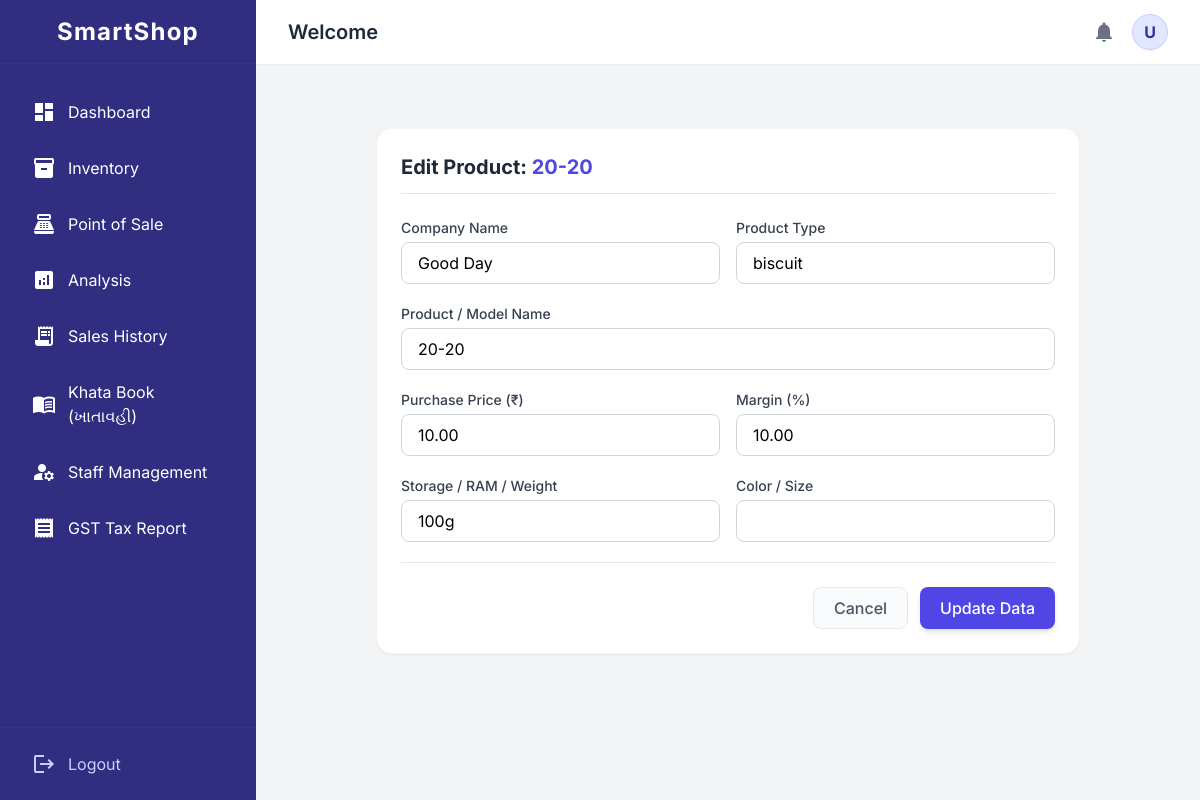
The page /edit/16/ (signed in) on the database its author committed.
### Account/models.py (models this page shows, shortened)
class ShopUser(AbstractUser):
    BUSINESS_CHOICES = [
        ('General', 'General Store / Hardware'),
        ('Food', 'Food / Pharmacy / FMCG'),
        ('Electronics', 'Electronics / Mobile / IT'),
        ('Apparel', 'Apparel / Footwear'),
    ]
    shop_name = models.CharField(max_length=150)
    contact_no = models.CharField(max_length=15)
    business_type = models.CharField(max_length=50, choices=BUSINESS_CHOICES, default='General')
    street = models.CharField(max_length=150, blank=True)
    city = models.CharField(max_length=100, blank=True)
    state = models.CharField(max_length=100, blank=True)
    pin_code = models.CharField(max_length=10, blank=True)
    is_shop_staff = models.BooleanField(default=False, help_text="ટીક કરો જો આ એકાઉન્ટ દુકાનના સ્ટાફ/વર્કરનું હોય")
    parent_shop = models.ForeignKey(
        'self',
        on_delete=models.CASCADE,
        null=True,
        blank=True,
        related_name='staff_members',
        help_text="જો આ સ્ટાફ હોય, તો તેના મુખ્ય માલિક (Owner) કયા છે?"
    )
    @property
    def get_shop(self):
        return self.parent_shop if self.is_shop_staff else self

### Inventory/models.py (models this page shows, shortened)
class Product(models.Model):
    shop = models.ForeignKey(ShopUser, on_delete=models.CASCADE, related_name='products')
    category = models.ForeignKey(Category, on_delete=models.PROTECT)
    company_name = models.CharField(max_length=150, blank=True, null=True)
    product_type = models.CharField(max_length=150, blank=True, null=True)
    name = models.CharField(max_length=200)
    weight = models.CharField(max_length=50, blank=True, null=True)
    size = models.CharField(max_length=50, blank=True, null=True)
    storage = models.CharField(max_length=50, blank=True, null=True)
    color = models.CharField(max_length=50, blank=True, null=True)
    serial_number = models.CharField(max_length=100, blank=True, null=True)
    company_barcode = models.CharField(max_length=100, blank=True, null=True, help_text="કંપનીનો EAN/UPC બારકોડ")
    expiry_date = models.DateField(null=True, blank=True)
    purchase_price = models.DecimalField(max_digits=10, decimal_places=2)
    margin_percentage = models.DecimalField(max_digits=5, decimal_places=2)
    class Meta:
        unique_together = ('shop', 'serial_number')

### Inventory/views.py (the view, shortened to what this page needs)
# urls.py: path('edit/<int:product_id>/', views.edit_product, name='edit_product'),
@login_required
def edit_product(request, product_id):
    shop_owner = request.user.get_shop
    product = get_object_or_404(Product, id=product_id, shop=shop_owner)
    return render(request, 'edit_product.html', {'product': product})

### Templates/edit_product.html (shortened to what this page needs)
{% extends 'base.html' %}
{% block content %}
<div class="p-4 md:p-8 max-w-3xl mx-auto">
    <div class="bg-white rounded-2xl shadow-sm border border-gray-100 p-6">
        <h2 class="text-xl font-bold text-gray-800 mb-6 border-b pb-3">Edit Product: <span class="text-indigo-600">{{ product.name }}</span></h2>
        <form action="{% url 'edit_product' product.id %}" method="POST" class="space-y-5">
            <div class="grid grid-cols-2 gap-4">
                <div>
                    <label class="block text-sm font-medium text-gray-700 mb-1">Company Name</label>
                    <input type="text" name="company_name" value="{{ product.company_name }}" required class="w-full px-4 py-2 border border-gray-300 rounded-lg focus:ring-2 focus:ring-indigo-500 outline-none">
                </div>
                <div>
                    <label class="block text-sm font-medium text-gray-700 mb-1">Product Type</label>
                    <input type="text" name="product_type" value="{{ product.product_type }}" required class="w-full px-4 py-2 border border-gray-300 rounded-lg focus:ring-2 focus:ring-indigo-500 outline-none">
                </div>
            </div>
            <div>
                <label class="block text-sm font-medium text-gray-700 mb-1">Product / Model Name</label>
                <input type="text" name="name" value="{{ product.name }}" required class="w-full px-4 py-2 border border-gray-300 rounded-lg focus:ring-2 focus:ring-indigo-500 outline-none">
            </div>
            <div class="grid grid-cols-2 gap-4">
                <div>
                    <label class="block text-sm font-medium text-gray-700 mb-1">Purchase Price (₹)</label>
                    <input type="number" step="0.01" name="purchase_price" value="{{ product.purchase_price }}" required class="w-full px-4 py-2 border border-gray-300 rounded-lg focus:ring-2 focus:ring-indigo-500 outline-none">
                </div>
                <div>
                    <label class="block text-sm font-medium text-gray-700 mb-1">Margin (%)</label>
                    <input type="number" step="0.01" name="margin_percentage" value="{{ product.margin_percentage }}" required class="w-full px-4 py-2 border border-gray-300 rounded-lg focus:ring-2 focus:ring-indigo-500 outline-none">
                </div>
            </div>
            <div class="grid grid-cols-2 gap-4">
                <div>
                    <label class="block text-sm font-medium text-gray-700 mb-1">Storage / RAM / Weight</label>
                    <input type="text" name="storage" value="{{ product.storage|default_if_none:product.weight|default_if_none:'' }}" class="w-full px-4 py-2 border border-gray-300 rounded-lg focus:ring-2 focus:ring-indigo-500 outline-none">
                </div>
                <div>
                    <label class="block text-sm font-medium text-gray-700 mb-1">Color / Size</label>
                    <input type="text" name="color" value="{{ product.color|default_if_none:product.size|default_if_none:'' }}" class="w-full px-4 py-2 border border-gray-300 rounded-lg focus:ring-2 focus:ring-indigo-500 outline-none">
                </div>
            </div>
            <div class="pt-6 flex justify-end gap-3 border-t">
                <a href="{% url 'inventory' %}" class="px-5 py-2 text-gray-600 bg-gray-50 border border-gray-200 hover:bg-gray-100 rounded-lg transition font-medium">Cancel</a>
                <button type="submit" class="px-5 py-2 bg-indigo-600 hover:bg-indigo-700 text-white rounded-lg transition font-medium shadow-md">Update Data</button>
            </div>
        </form>
    </div>
</div>
{% endblock %}

### Templates/base.html (shortened to what this page needs)
<!DOCTYPE html>
<html lang="en">
<head>
    <script src="https://cdn.tailwindcss.com"></script>
</head>
<body class="flex h-screen overflow-hidden relative">
    <aside id="sidebar" class="w-64 bg-indigo-900 text-white flex flex-col absolute inset-y-0 left-0 transform -translate-x-full md:relative md:translate-x-0 transition duration-300 ease-in-out z-30 shadow-2xl md:shadow-none h-full">
        <div class="h-16 flex items-center justify-between md:justify-center px-4 border-b border-indigo-800">
            <h1 class="text-2xl font-bold tracking-wider">SmartShop</h1>
        </div>
        <nav class="flex-1 px-4 py-6 space-y-2 overflow-y-auto">
            <a href="{% url 'home' %}" class="flex items-center gap-3 px-4 py-3 rounded-lg transition hover:bg-indigo-800 {% if request.resolver_match.url_name == 'home' %}bg-indigo-800{% endif %}">
                <span class="material-icons">dashboard</span>
                <span>Dashboard</span>
            </a>
            <a href="{% url 'inventory' %}" class="flex items-center gap-3 px-4 py-3 rounded-lg transition hover:bg-indigo-800 {% if request.resolver_match.url_name == 'inventory' %}bg-indigo-800{% endif %}">
                <span class="material-icons">inventory_2</span>
                <span>Inventory</span>
            </a>
            <a href="{% url 'sales' %}" class="flex items-center gap-3 px-4 py-3 rounded-lg transition hover:bg-indigo-800 {% if request.resolver_match.url_name == 'sales' %}bg-indigo-800{% endif %}">
                <span class="material-icons">point_of_sale</span>
                <span>Point of Sale</span>
            </a>
            {% if not request.user.is_shop_staff %}
            <a href="{% url 'analysis' %}" class="flex items-center gap-3 px-4 py-3 rounded-lg transition hover:bg-indigo-800 {% if request.resolver_match.url_name == 'analysis' %}bg-indigo-800{% endif %}">
                <span class="material-icons">analytics</span>
                <span>Analysis</span>
            </a>
            {% endif %}
            <a href="{% url 'sales_history' %}" class="flex items-center gap-3 px-4 py-3 rounded-lg transition hover:bg-indigo-800 {% if request.resolver_match.url_name == 'sales_history' %}bg-indigo-800{% endif %}">
                <span class="material-icons">receipt_long</span>
                <span>Sales History</span>
            </a>
            <a href="{% url 'khata_dashboard' %}" class="flex items-center gap-3 px-4 py-3 rounded-lg transition hover:bg-indigo-800 ">
                <span class="material-icons">menu_book</span>
                <span>Khata Book (ખાતાવહી)</span>
            </a>
            {% if not request.user.is_shop_staff %}
            <a href="{% url 'staff_management' %}" class="flex items-center gap-3 px-4 py-3 rounded-lg transition hover:bg-indigo-800 {% if request.resolver_match.url_name == 'staff_management' %}bg-indigo-800{% endif %}">
                <span class="material-icons">manage_accounts</span>
                <span>Staff Management</span>
            </a>
            {% endif %}
            {% if not request.user.is_shop_staff %}
            <a href="{% url 'gst_report' %}" class="flex items-center gap-3 px-4 py-3 rounded-lg transition hover:bg-indigo-800 {% if request.resolver_match.url_name == 'gst_report' %}bg-indigo-800{% endif %}">
                <span class="material-icons">receipt</span>
                <span>GST Tax Report</span>
            </a>
            {% endif %}
        </nav>
        <div class="p-4 border-t border-indigo-800">
            <a href="{% url 'logout' %}" class="flex items-center gap-3 px-4 py-2 text-indigo-200 hover:text-white transition">
                <span class="material-icons">logout</span>
                <span>Logout</span>
            </a>
        </div>
    </aside>
    <div class="flex-1 flex flex-col w-full h-full overflow-hidden">
        <header class="h-16 bg-white shadow-sm flex items-center justify-between px-4 md:px-8 z-10">
            <div class="flex items-center gap-4">
                <h2 class="text-xl font-semibold text-gray-800 truncate max-w-[200px] md:max-w-none">{% block header_title %}Welcome{% endblock %}</h2>
            </div>
            <div class="flex items-center gap-4">
                <span class="material-icons text-gray-500 cursor-pointer hover:text-indigo-600 transition">notifications</span>
                <div class="relative">
                    <div id="profileButton" onclick="toggleDropdown(event)" class="h-9 w-9 bg-indigo-100 text-indigo-800 rounded-full flex items-center justify-center font-bold shadow-sm border border-indigo-200 cursor-pointer hover:bg-indigo-200 transition" title="{{ request.user.username }}">
                        {{ request.user.username|make_list|first|upper }}
                    </div>
                </div>
            </div>
        </header>
        <main class="flex-1 p-4 md:p-8 overflow-y-auto w-full">
            {% block content %}
            {% endblock %}
        </main>
    </div>
</body>
</html>

### Templates/base.html (style rules this page uses)
body { font-family: 'Inter', sans-serif; background-color: #f3f4f6; }

### rows shown on the page
ShopUser: user.username|make_list "U"
Product: name "20-20", company_name "Good Day", product_type "biscuit", purchase_price "10.00", margin_percentage "10.00", storage "100g"
